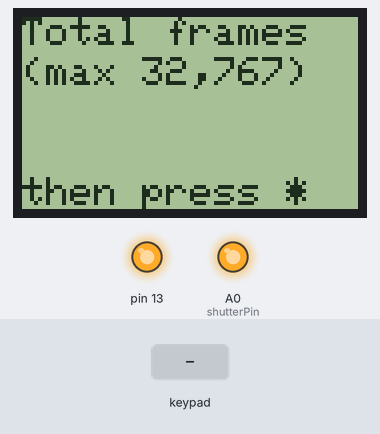
The sketch below on a simulated Arduino Uno, built with avr-gcc and run on an emulated ATmega328P. On the bench: 84×48 one-colour display, output pins drawn as LEDs (lit = HIGH). The inputs (shaded band) are chosen by the test bench. The display library's start-up logo is not drawn; what the sketch prints to the serial monitor is not drawn.

Above: at 2.2 s.
2.3 s: keypad keys 3 2 1 0 * pressed 0.4 s apart
At 5.3 s:
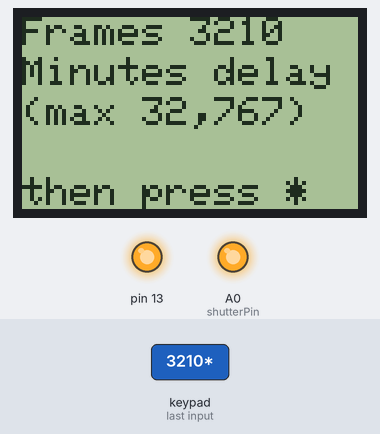
5.8 s: key '*' pressed
At 6.8 s:
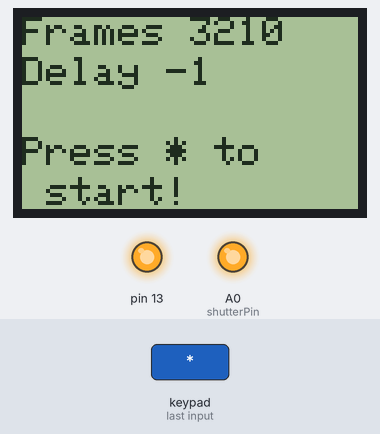
7.3 s: keypad keys 7 6 5 4 * pressed 0.4 s apart
At 9.7 s:
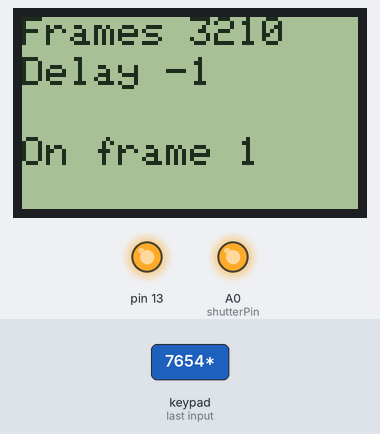
Timing chart, 0 to 11.2 s (numbered marks = the images above; inputs shaded):
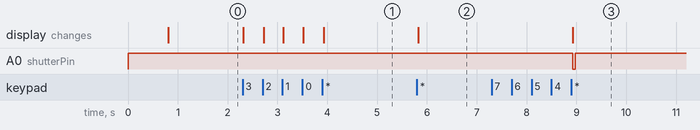

Measured:
- after the input at 2.3 s, the display: first changes at once (image 1 shows a later state)
- after the input at 5.8 s, the display: changes at once (image 2)
- after the input at 7.3 s, A0 (shutterPin): HIGH → LOW after 1.6 s, → HIGH 0.05 s later; the display: changes after 1.6 s (image 3)

The sketch:

timeLapseCamera.ino
```cpp
//(C)2017 Jerome Stonebridge
#include <Keypad.h>
#include <SPI.h>
#include <Adafruit_GFX.h>
#include <Adafruit_PCD8544.h>
#include <Time.h>
#include <TimeLib.h> // WE need this header
#include <Wire.h>
#include <DS1307RTC.h>

Adafruit_PCD8544 display = Adafruit_PCD8544(12, 11, 10, 9, 8);
#define LOGO16_GLCD_HEIGHT 16
#define LOGO16_GLCD_WIDTH  16

#define shutterPin A0

const byte ROWS = 4; //four rows
const byte COLS = 4; //four columns
//define the cymbols on the buttons of the keypads
char hexaKeys[ROWS][COLS] = {
  {'1','4','7','*'},
  {'2','5','8','0'},
  {'3','6','9','#'},
  {'A','B','C','D'}
};

byte rowPins[ROWS] = {3, 2, 1, 0}; //connect to the row pinouts of the keypad
byte colPins[COLS] = {7, 6, 5, 4}; //connect to the column pinouts of the keypad

//initialize an instance of class NewKeypad
Keypad customKeypad = Keypad( makeKeymap(hexaKeys), rowPins, colPins, ROWS, COLS);

const char *monthName[12] = {
  "Jan", "Feb", "Mar", "Apr", "May", "Jun",
  "Jul", "Aug", "Sep", "Oct", "Nov", "Dec"
};
tmElements_t tm;

void setup(){
  Serial.begin(9600); //!!must be disabled for the 3rd collum of keys to work
  pinMode(13, OUTPUT);
  digitalWrite(13, HIGH);
  pinMode(shutterPin, OUTPUT);
  digitalWrite(shutterPin, HIGH);
  display.begin();
  display.setContrast(45);
  display.display(); // show splashscreen
  delay(750);
  display.clearDisplay();
  display.setRotation(2);
  display.setTextSize(1);
  display.setTextColor(BLACK);
  display.clearDisplay();   // clears the screen and buffer
  display.setCursor(0,0);
  display.println("Total frames");
  display.setCursor(0,10);
  display.println("(max 32,767)");
  display.setCursor(0,40);
  display.println("then press *");
  display.display();

  bool parse=false;
  bool config=false;
  // get the date and time the compiler was run
  if (getDate(__DATE__) && getTime(__TIME__)) {
    parse = true;
    // and configure the RTC with this info
    if (RTC.write(tm)) {
      config = true;
    }
  }
  if (parse && config) {
    Serial.print("DS1307 configured Time=");
    Serial.print(__TIME__);
    Serial.print(", Date=");
    Serial.println(__DATE__);
  } else if (parse) {
    Serial.println("DS1307 Communication Error :-{");
    Serial.println("Please check your circuitry");
  } else {
    Serial.print("Could not parse info from the compiler, Time=\"");
    Serial.print(__TIME__);
    Serial.print("\", Date=\"");
    Serial.print(__DATE__);
    Serial.println("\"");
  }

  delay(250);
}
void(* resetFunc) (void) = 0; //declare reset function @ address 0

int input1i = 0;
int input1array[] = {-1, -1, -1, -1, -1};
int input1 = 0; //total frames
int input2i = 0;
int input2array[] = {-1, -1, -1, -1, -1};
int input2 = 0; //delay inbetween frames (in minutes)
bool startCapture = false;
char customKey;
char exitKey = 42; //*
int currentFrame = 1;

void loop(){
  customKey = customKeypad.getKey();
  if(startCapture == false){
    if (customKey && input1 == 0){
      if(customKey!=exitKey){
        input1array[input1i] = (int)customKey - 48;
        input1i = input1i+1;
        display.setCursor(input1i*6,20);
        display.print(customKey);
        display.display();
      }else if(customKey==exitKey){
        input1 = totalArray(input1array);
        display.clearDisplay();
        display.setCursor(0,0);
        display.print("Frames ");
        display.print(input1);
        display.setCursor(0,10);
        display.println("Minutes delay");
        display.setCursor(0,20);
        display.println("(max 32,767)");
        display.setCursor(0,40);
        display.println("then press *");
        display.display();
      }
    }else if (customKey && input2 == 0 && input1 != 0){
      if(customKey!=exitKey){
        input2array[input2i] = (int)customKey - 48;
        input2i = input2i+1;
        display.setCursor(input2i*6,30);
        display.print(customKey);
        display.display();
      }else if(customKey==exitKey){
        input2 = totalArray(input2array);
        display.clearDisplay();
        display.setCursor(0,0);
        display.print("Frames ");
        display.print(input1);
        display.setCursor(0,10);
        display.print("Delay ");
        display.print(input2);
        display.setCursor(0,30);
        display.println("Press * to");
        display.setCursor(0,40);
        display.println(" start!");
        display.display();
      }
    }else if (customKey && input2 != 0 && input1 != 0){
      if(customKey==exitKey){
        startCapture = true;
      }
    }
  }else if(currentFrame <= input1){
    display.clearDisplay();
    display.setCursor(0,0);
    display.print("Frames ");
    display.print(input1);
    display.setCursor(0,10);
    display.print("Delay ");
    display.print(input2);
    display.setCursor(0,30);
    display.print("On frame ");
    display.println(currentFrame);
    display.display();

    digitalWrite(shutterPin, LOW);
    delay(50);
    digitalWrite(shutterPin, HIGH);

    currentFrame++;
    if(currentFrame <= input1){
      unsigned long startMillis = millis();
      while (millis() - startMillis < (input2*1000));
    }
  }else{ //done capturing frames
    if(customKey==exitKey){
      resetFunc();  //call reset
      delay(100);
    }
    display.clearDisplay();
    display.setCursor(0,0);
    display.print("Frames ");
    display.print(input1);
    display.setCursor(0,10);
    display.print("Delay ");
    display.print(input2);
    display.setCursor(0,40);
    display.print("Hold * to reset");
    display.display();
    delay(500);
    completedScreenBlink();
    delay(500);
  }
}

int totalArray(int mArray[]){
  int i0, i1, i2, i3, i4 = -1;
  for(int i = 0; i < 5; i++){
    Serial.println(mArray[i]);
    if(i == 0){
      i0 = mArray[i];
    }else if(i == 1){
      i1 = mArray[i];
    }else if(i == 2){
      i2 = mArray[i];
    }else if(i == 3){
      i3 = mArray[i];
    }else if(i == 4){
      i4 = mArray[i];
    }
  }
  Serial.println(i0);
  Serial.println(i1);
  Serial.println(i2);
  Serial.println(i3);
  Serial.println(i4);
  if((i0==-1)&&(i1==-1)&&(i2==-1)&&(i3==-1)&&(i4==-1)){
    //throw error
  }else if((i1==-1)&&(i2==-1)&&(i3==-1)&&(i4==-1)){
    return i0; //only one digit was entered, so return it
  }else if((i2==-1)&&(i3==-1)&&(i4==-1)){
    int retval = (i0*10) + i1;
    return retval;
  }else if((i3==-1)&&(i4==-1)){
    int retval = (i0*100) + (i1*10) + i2;
    return retval;
  }else if(i4==-1){
    int retval = (i0*1000) + (i1*100) + (i2*10) + i3;
    return retval;
  }else{
    int retval = (i0*10000) + (i1*1000) + (i2*100) + (i3*10) + i4;
    return retval;
  }
}

//to give appearance that COMPLETED is blinking..
void completedScreenBlink(){
  display.clearDisplay();
  display.setCursor(0,0);
  display.print("Frames ");
  display.print(input1);
  display.setCursor(0,10);
  display.print("Delay ");
  display.print(input2);
  display.setCursor(0,30);
  display.print("COMPLETED");
  display.setCursor(0,40);
  display.print("Hold * to reset");
  display.display();
}

bool getTime(const char *str)
{
  int Hour, Min, Sec;

  if (sscanf(str, "%d:%d:%d", &Hour, &Min, &Sec) != 3) return false;
  tm.Hour = Hour;
  tm.Minute = Min;
  tm.Second = Sec;
  return true;
}

bool getDate(const char *str)
{
  char Month[12];
  int Day, Year;
  uint8_t monthIndex;

  if (sscanf(str, "%s %d %d", Month, &Day, &Year) != 3) return false;
  for (monthIndex = 0; monthIndex < 12; monthIndex++) {
    if (strcmp(Month, monthName[monthIndex]) == 0) break;
  }
  if (monthIndex >= 12) return false;
  tm.Day = Day;
  tm.Month = monthIndex + 1;
  tm.Year = CalendarYrToTm(Year);
  return true;
}
```
